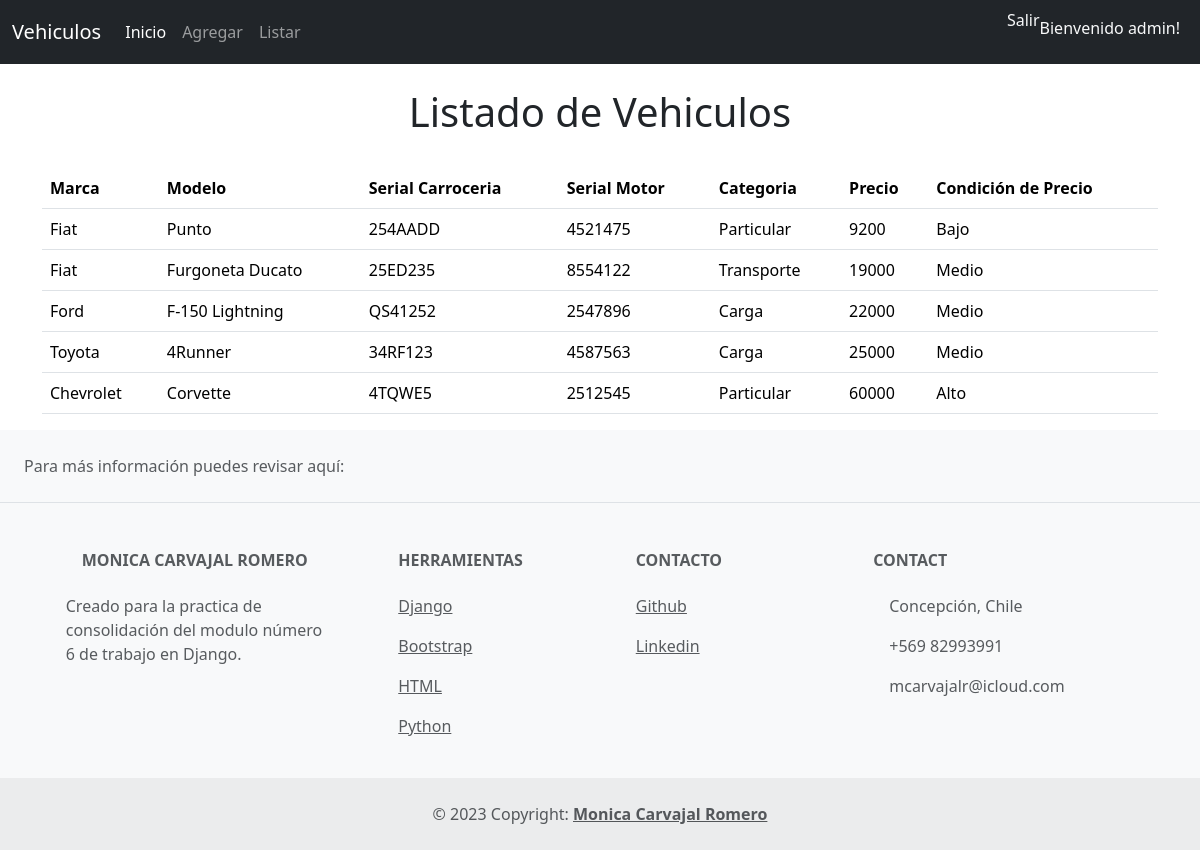
/vehiculo/listado/ (signed in), run on the app's committed database.
### vehiculo/models.py (models this page shows, shortened)
class Vehiculo(models.Model):
    id = models.AutoField(primary_key=True)
    marca = models.CharField(max_length=20, choices=MARCA_CHOICE, verbose_name='Marca', default='Ford')
    modelo = models.CharField(max_length=50, verbose_name='Modelo')
    s_carroceria = models.CharField(max_length=50, verbose_name='Serial Carrocería')
    s_motor =  models.CharField(max_length=50, verbose_name='Serial Motor')
    categoria = models.CharField(max_length=20, choices=CATEGORIA_CHOICE, verbose_name='Categoría', default='Particular')
    precio = models.IntegerField(null=False, verbose_name='Precio')
    created = models.DateTimeField(auto_now_add=True, verbose_name='Fecha de Creación')
    updated = models.DateTimeField(auto_now=True, verbose_name='Fecha de Actualización')
    class Meta:
        permissions = (
            ("visualizar_catalogo", "Puede visualizar Catálogo de Vehiculos"),
            ("can_add_vehiculo", "Puede Agregar Vehiculos"),
        )

### vehiculo/views.py (the view)
# urls.py: path('listado/', views.listado_view, name='registro'),
@permission_required(perm='visualizar_catalogo', login_url='/vehiculo/login')
def listado_view(request):
    vehiculos = Vehiculo.objects.all()
    context = {
        'vehiculos': vehiculos
    }
    return render(request, 'listado.html', context)

### vehiculo/templates/listado.html (shortened to what this page needs)
{% extends 'index.html' %}
{% block titulo %}<br><h1 class='text-center'>Listado de Vehiculos</h1> {% endblock titulo %}
{% block content %}
<br>
<div class="container">
    <table class="table">
        <thead>
            <tr>
                <th scope="col">Marca</th>
                <th scope="col">Modelo</th>
                <th scope="col">Serial Carroceria</th>
                <th scope="col">Serial Motor</th>
                <th scope="col">Categoria</th>
                <th scope="col">Precio</th>
                <th scope="col">Condición de Precio</th>
            </tr>
        </thead>
        <tbody>
            {% for vehiculo in vehiculos %}
            <tr>
                <td>{{ vehiculo.marca }}</td>
                <td>{{ vehiculo.modelo }}</td>
                <td>{{ vehiculo.s_carroceria }}</td>
                <td>{{ vehiculo.s_motor }}</td>
                <td>{{ vehiculo.categoria }}</td>
                <td>{{ vehiculo.precio }}</td>
                <td>
                    {% if vehiculo.precio < 10000%}
                        Bajo
                    {% elif  vehiculo.precio > 10000 and vehiculo.precio < 30000 %}
                        Medio
                    {% else %}
                        Alto
                    {% endif %}
                </td>
            </tr>
            {% endfor %}
        </tbody>
    </table>
</div>
{% endblock content %}

### vehiculo/templates/index.html (shortened to what this page needs)
<!DOCTYPE html>
<html lang="en">
<head>
    {% load bootstrap5 %} {% bootstrap_css %} {% bootstrap_javascript %}
</head>
<body>
    {% block navbar %}
    <nav class="navbar navbar-expand-lg navbar-dark bg-dark">
        <div class="container-fluid">
            <a class="navbar-brand" href="/">Vehiculos</a>
            <div class="collapse navbar-collapse" id="navbarSupportedContent">
                <ul class="navbar-nav me-auto mb-2 mb-lg-0">
                    <li class="nav-item">
                        <a class="nav-link active" aria-current="page" href="/">Inicio</a>
                    </li>
                    {% if perms.vehiculo.can_add_vehiculo and user.is_staff and user.is_superuser %}
                    <li class="nav-item">
                        <a class="nav-link" href="/vehiculo/add">Agregar</a>
                    </li>
                    {% else %}
                    <li></li>
                    {% endif %}
                    {% if perms.vehiculo.visualizar_catalogo %}
                    <li class="nav-item">
                        <a class="nav-link" href="/vehiculo/listado">Listar</a>
                    </li>
                    {% else %}
                    <li></li>
                    {% endif %}
                </ul>
                <ul class="d-flex list-unstyled">
                    {% if user.is_authenticated %}
                    <li class="nav-item">
                        <a class="nav-link link-light" href="/vehiculo/logout">Salir</a>
                    </li>
                    <li class="nav-item link-light pt-2 pe-2 ">
                        Bienvenido {{user.username}}!
                    </li>
                    {% else %}
                    <li class="nav-item ">
                        <a class="nav-link link-light" href="/vehiculo/login">Login</a>
                    </li>
                </ul>
                {% endif %}
            </div>
        </div>
    </nav>
    {% endblock navbar %}
    {% block titulo %}{% endblock titulo %}
    {% block content %}
    {% endblock content %}
    {% block footer %}
    <footer class="text-center text-lg-start bg-light text-muted mt-3">
        <section class="d-flex justify-content-center justify-content-lg-between p-4 border-bottom">
            <div class="me-5 d-none d-lg-block">
                <span>Para más información puedes revisar aquí:</span>
            </div>
            <div>
            </div>
        </section>
        <section class="">
            <div class="container text-center text-md-start mt-5">
                <div class="row mt-3">
                    <div class="col-md-3 col-lg-4 col-xl-3 mx-auto mb-4">
                        <h6 class="text-uppercase fw-bold mb-4">
                            Monica Carvajal Romero
                        </h6>
                        <p>
                            Creado para la practica de consolidación del modulo número 6 de trabajo en Django.
                        </p>
                    </div>
                    <div class="col-md-2 col-lg-2 col-xl-2 mx-auto mb-4">
                        <h6 class="text-uppercase fw-bold mb-4">
                            Herramientas
                        </h6>
                        <p>
                            <a href="#" class="text-reset">Django</a>
                        </p>
                        <p>
                            <a href="#" class="text-reset">Bootstrap</a>
                        </p>
                        <p>
                            <a href="#" class="text-reset">HTML</a>
                        </p>
                        <p>
                            <a href="#" class="text-reset">Python</a>
                        </p>
                    </div>
                    <div class="col-md-3 col-lg-2 col-xl-2 mx-auto mb-4">
                        <h6 class="text-uppercase fw-bold mb-4">
                            Contacto
                        </h6>
                        <p>
                            <a href="https://github.com/monkeynator7" class="text-reset">Github</a>
                        </p>
                        <p>
                            <a href="https://www.linkedin.com/in/monicarvajalcl/" class="text-reset">Linkedin</a>
                        </p>
                    </div>
                    <div class="col-md-4 col-lg-3 col-xl-3 mx-auto mb-md-0 mb-4">
                        <h6 class="text-uppercase fw-bold mb-4">Contact</h6>
                        <p> Concepción, Chile</p>
                        <p> +569 82993991</p>
                        <p> mcarvajalr@icloud.com</p>
                    </div>
                </div>
            </div>
        </section>
        <div class="text-center p-4" style="background-color: rgba(0, 0, 0, 0.05);">
            © 2023 Copyright:
            <a class="text-reset fw-bold" href="https://github.com/monkeynator7">Monica Carvajal Romero</a>
        </div>
    </footer>
    {% endblock footer %}
</body>
</html>

### data on the page
Vehiculo: marca "Fiat", modelo "Punto", s_carroceria "254AADD", s_motor "4521475", categoria "Particular", precio "9200", shows "Bajo"
Vehiculo: marca "Fiat", modelo "Furgoneta Ducato", s_carroceria "25ED235", s_motor "8554122", categoria "Transporte", precio "19000", shows "Medio"
Vehiculo: marca "Ford", modelo "F-150 Lightning", s_carroceria "QS41252", s_motor "2547896", categoria "Carga", precio "22000", shows "Medio"
Vehiculo: marca "Toyota", modelo "4Runner", s_carroceria "34RF123", s_motor "4587563", categoria "Carga", precio "25000", shows "Medio"
Vehiculo: marca "Chevrolet", modelo "Corvette", s_carroceria "4TQWE5", s_motor "2512545", categoria "Particular", precio "60000", shows "Alto"

### other printed values
{{ user.username }} "admin"
